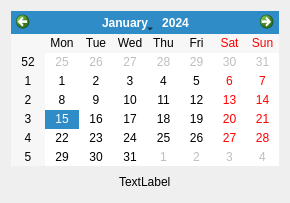
<ui version="4.0" >
 <class>myCalendar</class>
 <widget class="QWidget" name="myCalendar" >
  <property name="geometry" >
   <rect>
    <x>0</x>
    <y>0</y>
    <width>290</width>
    <height>203</height>
   </rect>
  </property>
  <property name="windowTitle" >
   <string>Form</string>
  </property>
  <layout class="QGridLayout" name="gridLayout" >
   <item row="0" column="0" >
    <layout class="QVBoxLayout" name="verticalLayout" >
     <item>
      <widget class="QCalendarWidget" name="calendarWidget" />
     </item>
     <item>
      <layout class="QHBoxLayout" name="horizontalLayout" >
       <item>
        <spacer name="horizontalSpacer" >
         <property name="orientation" >
          <enum>Qt::Horizontal</enum>
         </property>
         <property name="sizeHint" stdset="0" >
          <size>
           <width>40</width>
           <height>20</height>
          </size>
         </property>
        </spacer>
       </item>
       <item>
        <widget class="QLabel" name="myLabel" >
         <property name="text" >
          <string>TextLabel</string>
         </property>
        </widget>
       </item>
       <item>
        <spacer name="horizontalSpacer_2" >
         <property name="orientation" >
          <enum>Qt::Horizontal</enum>
         </property>
         <property name="sizeHint" stdset="0" >
          <size>
           <width>40</width>
           <height>20</height>
          </size>
         </property>
        </spacer>
       </item>
      </layout>
     </item>
    </layout>
   </item>
  </layout>
 </widget>
 <resources/>
 <connections/>
</ui>
